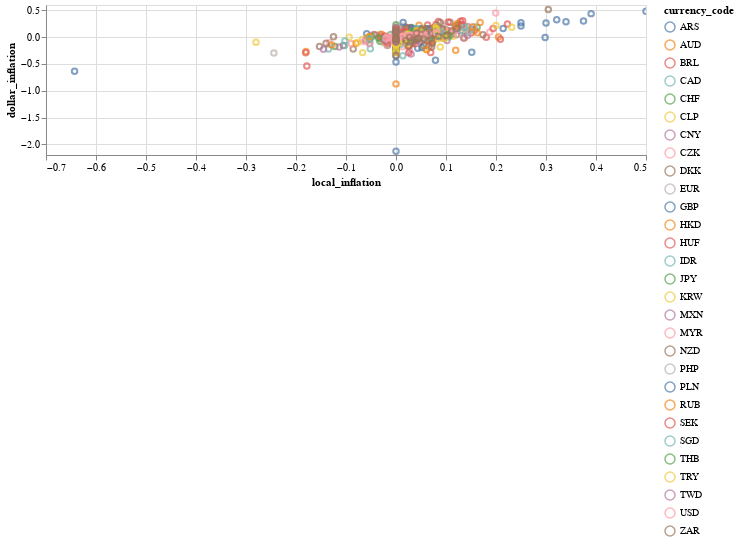

Source (notebook cell):
### Code cell
# from common import start_pipeline, set_dtypes, add_inflation_features, remove_outliers, plot_bigmac

df = pd.read_csv('https://calmcode.io/datasets/bigmac.csv')

clean_df = (df
  .pipe(start_pipeline)
  .pipe(set_dtypes)
  .pipe(add_inflation_features)
  .pipe(remove_outliers, min_row_country=30))

clean_df.pipe(plot_bigmac)

### Figure 1 — Vega-Lite specification as saved in the notebook (floating-point values rounded to 4 significant figures; data arrays with more than 128 entries replaced by an {"elided": "..."} marker saying what was removed)
{"config": {"view": {"continuousWidth": 400, "continuousHeight": 300}}, "data": {"name": "data-7881f6d043cc0ebad7d03acdc9556db8"}, "mark": "point", "encoding": {"color": {"type": "nominal", "field": "currency_code"}, "tooltip": [{"type": "nominal", "field": "currency_code"}, {"type": "quantitative", "field": "local_inflation"}, {"type": "quantitative", "field": "dollar_inflation"}], "x": {"type": "quantitative", "field": "local_inflation"}, "y": {"type": "quantitative", "field": "dollar_inflation"}}, "height": 150, "selection": {"selector001": {"type": "interval", "bind": "scales", "encodings": ["x", "y"]}}, "width": 600, "$schema": "https://vega.github.io/schema/vega-lite/v4.8.1.json", "datasets": {"data-7881f6d043cc0ebad7d03acdc9556db8": {"elided": "895 records"}}}
